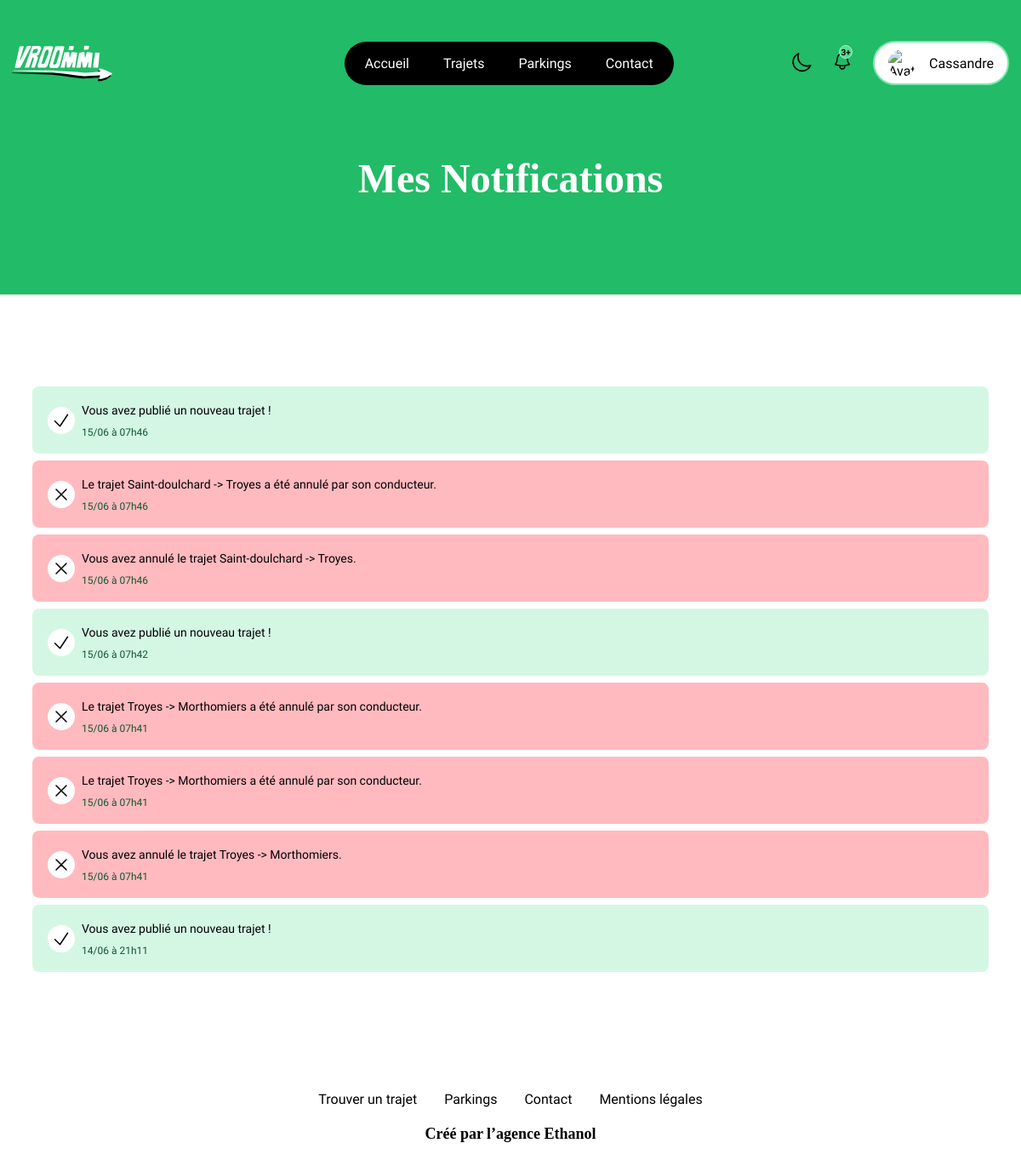
Page /profil/notifications.php (signed in) on the earlier database version.
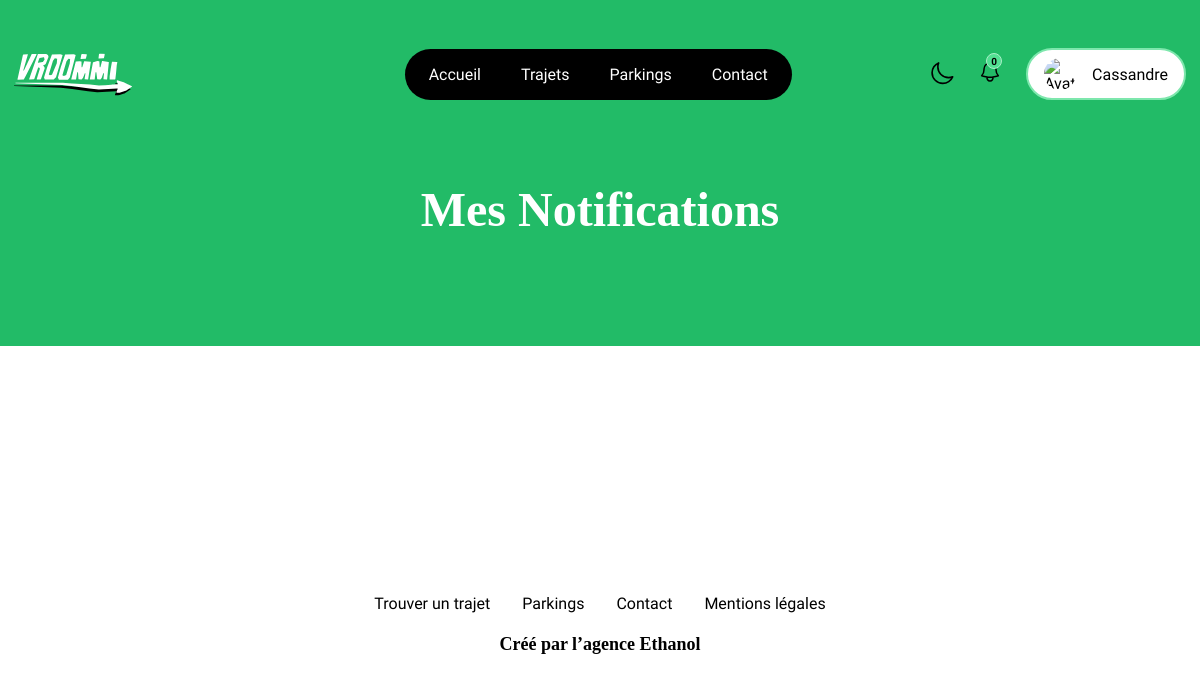
Same page on the later database version.
### tables this page shows
CREATE TABLE `notifications` (
  `id` int(11) NOT NULL AUTO_INCREMENT,
  `content` varchar(125) DEFAULT NULL,
  `type` tinyint(1) NOT NULL DEFAULT 2,
  `readed` BOOLEAN NOT NULL DEFAULT 0,
  `user_id` int(11) NOT NULL,
  `created_at` timestamp NOT NULL DEFAULT current_timestamp(),
  PRIMARY KEY (`id`),
  KEY `notifications_ibfk_1` (`user_id`),
  CONSTRAINT `notifications_ibfk_1` FOREIGN KEY (`user_id`) REFERENCES `users` (`id`) ON DELETE CASCADE
);

### profil/notifications.php (called while the page is built, shortened)
<?php
require '../layouts/default.php';

### inc/lib.inc.php (the view, shortened to what this page needs)
<?php
function displayNotification(NotificationType $type, $message, $date = null, $notifId = null, $readed = null)
{
    $icon = match ($type) {
        NotificationType::SUCCESS => 'check',
        NotificationType::ERROR => 'cross',
        NotificationType::INFO => 'info',
    };
    $color = match ($type) {
        NotificationType::SUCCESS => 'success',
        NotificationType::ERROR => 'error',
        NotificationType::INFO => 'info',
    };
    $readed =  $readed ? 'readed' : '';
    echo '<li class="notification ' . $color . ' ' . $readed . '">
    <a href="#" class="flex" data-notification-id="' . $notifId . '">
        <img src="/assets/images/icons/' . $icon . '.svg" alt="Check icon">
        <div>
            <p>' . $message . '</p>
            <span class="small">' . $date . '</span>
        </div>
    </a>
</li>';
}

### components/notifications.php (shortened to what this page needs)
<?php
$db = dbConnect();
$query = $db->prepare('SELECT * FROM notifications WHERE user_id = :user_id AND readed = 0 ORDER BY created_at DESC LIMIT 4');
$query->execute([
    ':user_id' => $_SESSION['user']['id']
]);
$count = $query->rowCount();
$notifications = $query->fetchAll();
?>
<div class="popover-wrapper">
    <button class="no-style badge">
        <img src="/assets/images/icons/bell.svg" alt="Bell icon">
        <span><?= $count > 3 ? '3+' : $count ?></span>
    </button>
            <?php
            $i = 0;
            foreach ($notifications as $notification) {
                if ($i >= 3) break;
                displayNotification(NotificationType::from($notification['type']), $notification['content'], date('d/m à H\hi', strtotime($notification['created_at'])), $notification['id']);
                $i++;
            }
            ?>
</div>

### views/profile/notification.php (shortened to what this page needs)
<?php
$db = dbConnect();
$query = $db->prepare('SELECT * FROM notifications WHERE user_id = :user_id ORDER BY created_at DESC');
$query->execute([
    ':user_id' => $_SESSION['user']['id']
]);
$notifications = $query->fetchAll();
?>
<header class="small">
    <h1>Mes Notifications</h1>
</header>
<section class="container">
    <ul class="notifications">
        <?php
        foreach ($notifications as $notification) {
            displayNotification(NotificationType::from($notification['type']), $notification['content'], date('d/m à H\hi', strtotime($notification['created_at'])), $notification['id'], $notification['readed']);
        }
        ?>
    </ul>
</section>

Differences in the rows shown:
removed notifications: content "Vous avez publié un nouveau trajet !", date "15/06 à 07h46", type 0 (drawn)
removed notifications: content "Le trajet Saint-doulchard -> Troyes a été annulé par son conducteur.", date "15/06 à 07h46"
removed notifications: content "Vous avez annulé le trajet Saint-doulchard -> Troyes.", date "15/06 à 07h46"
removed notifications: content "Vous avez publié un nouveau trajet !", date "15/06 à 07h42", type 0 (drawn)
removed notifications: content "Le trajet Troyes -> Morthomiers a été annulé par son conducteur.", date "15/06 à 07h41"
removed notifications: content "Le trajet Troyes -> Morthomiers a été annulé par son conducteur.", date "15/06 à 07h41"
removed notifications: content "Vous avez annulé le trajet Troyes -> Morthomiers.", date "15/06 à 07h41"
removed notifications: content "Vous avez publié un nouveau trajet !", date "14/06 à 21h11", type 0 (drawn)
Other differences:
$count: (not shown) → "0"
text no longer shown: "3+"
